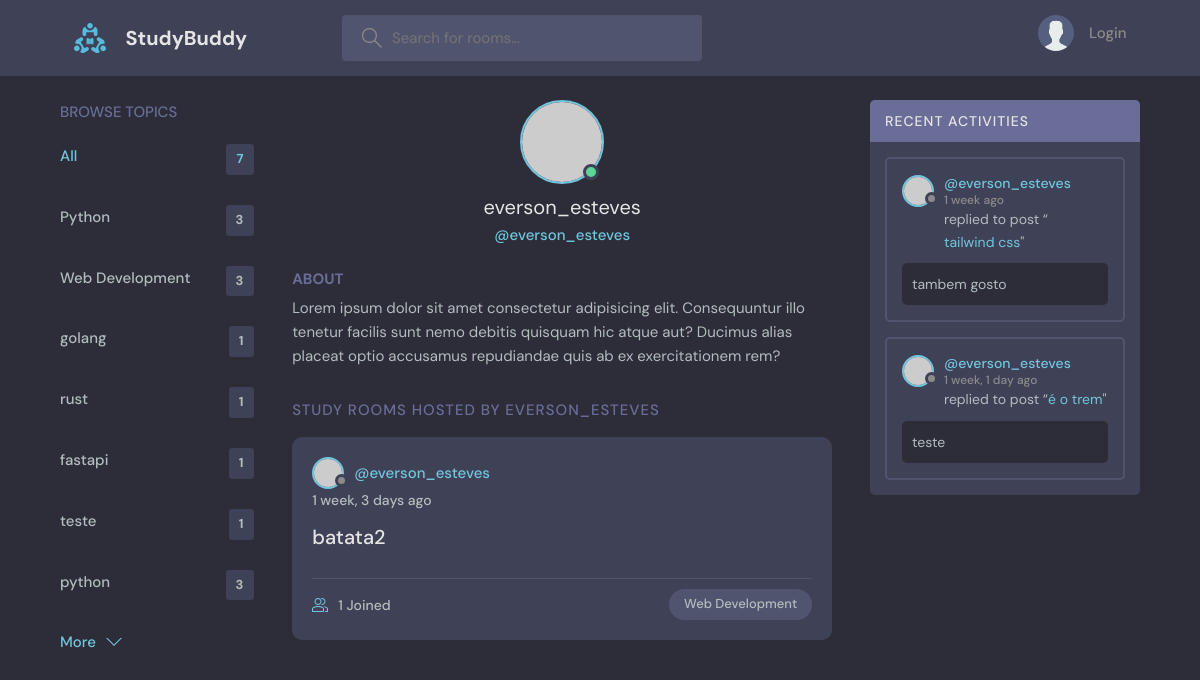
The app's page /profile/2/ with its own data.
### base/models.py (models this page shows, shortened)
class Topic(models.Model):
    name = models.CharField(max_length=200)

class Room(models.Model):
    host = models.ForeignKey(User, on_delete=models.SET_NULL, null=True)
    topic = models.ForeignKey(Topic, on_delete=models.SET_NULL, null=True)
    name = models.CharField(max_length=200)
    description = models.TextField(null=True, blank=True)
    participants = models.ManyToManyField(User, related_name='participants', blank=True)
    created_at = models.DateTimeField(auto_now_add=True)
    updated_at = models.DateTimeField(auto_now=True)
    class Meta:
        ordering = ['-updated_at', '-created_at']
    def __str__(self):
        return self.name

class Message(models.Model):
    user = models.ForeignKey(User, on_delete=models.CASCADE)
    room = models.ForeignKey(Room, on_delete=models.CASCADE)
    body = models.TextField()
    created_at = models.DateTimeField(auto_now_add=True)
    updated_at = models.DateTimeField(auto_now=True)
    class Meta:
        ordering = ['-updated_at', '-created_at']

### base/views.py (the view)
# urls.py: path('profile/<str:pk>/', views.user_profile, name='user-profile'),
def user_profile(request: HttpRequest, pk: str):
    user = User.objects.get(id=pk)
    rooms = user.room_set.all()
    topic_messages = user.message_set.all()
    topics = Topic.objects.all()
    context = {
        'user': user,
        'rooms': rooms,
        'topic_messages': topic_messages,
        'topics': topics,
    }
    return render(request, 'base/profile.html', context)

### base/templates/base/profile.html (shortened to what this page needs)
{% extends "main.html" %}
{% block content %}
<main class="profile-page layout layout--3">
    <div class="container">
        {% include "base/topics_component.html" %}
        <div class="roomList">
            <div class="profile">
                <div class="profile__avatar">
                    <div class="avatar avatar--large active">
                        <img src="https://randomuser.me/api/portraits/men/11.jpg" />
                    </div>
                </div>
                <div class="profile__info">
                    <h3>{{user.username}}</h3>
                    <p>@{{user.username}}</p>
                </div>
                <div class="profile__about">
                    <h3>About</h3>
                    <p>
                        Lorem ipsum dolor sit amet consectetur adipisicing elit. Consequuntur illo tenetur
                        facilis sunt nemo debitis quisquam hic atque aut? Ducimus alias placeat optio
                        accusamus repudiandae quis ab ex exercitationem rem?
                    </p>
                </div>
            </div>
            <div class="roomList__header">
                <div>
                    <h2>Study Rooms Hosted by {{user.username}}
                    </h2>
                </div>
            </div>
            {% include "base/feed_component.html" %}
        </div>
        {% include "base/activity_component.html" %}
    </div>
</main>
{% endblock content %}

### base/templates/base/topics_component.html
<div class="topics">
    <div class="topics__header">
        <h2>Browse Topics</h2>
    </div>
    <ul class="topics__list">
        <li>
            <a href="{% url 'home' %}" class="active">All <span> {{topics.count}} </span></a>
        </li>
        {% for topic in topics %}
            {% if topic.room_set.all.count > 0 %}
                <li>
                    <a href="{% url 'home' %}?q={{topic.name}}"> {{topic.name}} <span> {{topic.room_set.all.count}} </span></a>
                </li>
            {% endif %}
        {% endfor %}
    </ul>
    <a class="btn btn--link" href="{% url 'topics' %}">
        More
        <svg version="1.1" xmlns="http://www.w3.org/2000/svg" width="32" height="32" viewBox="0 0 32 32">
            <title>chevron-down</title>
            <path d="M16 21l-13-13h-3l16 16 16-16h-3l-13 13z"></path>
        </svg>
    </a>
</div>

### base/templates/base/feed_component.html (shortened to what this page needs)
{% for room in rooms %}
    <div class="roomListRoom">
        <div class="roomListRoom__header">
            <a href="{% url 'user-profile' room.host.id %}" class="roomListRoom__author">
                <div class="avatar avatar--small">
                <img src="https://randomuser.me/api/portraits/women/11.jpg" />
                </div>
                <span>@{{room.host.username}} </span>
            </a>
        </div>
        <div class="roomListRoom__actions">
            <span>{{room.created_at|timesince}} ago</span>
        </div>
        <div class="roomListRoom__content">
            <a href="{% url 'room' room.id %}">{{room.name}}</a>
        </div>
        <div class="roomListRoom__meta">
            <a href="{% url 'room' room.id %}" class="roomListRoom__joined">
                {{room.participants.all.count}} Joined
            </a>
            <p class="roomListRoom__topic">{{room.topic.name}}</p>
        </div>
    </div>
{% endfor %}

### base/templates/base/activity_component.html (shortened to what this page needs)
<div class="activities">
    <div class="activities__header">
        <h2>Recent Activities</h2>
    </div>
    {% for message in topic_messages %}
    <div class="activities__box">
        <div class="activities__boxHeader roomListRoom__header">
            <a href="{% url 'user-profile' message.user.id %}" class="roomListRoom__author">
                <div class="avatar avatar--small">
                    <img src="https://randomuser.me/api/portraits/women/11.jpg" />
                </div>
                <p>
                    @{{message.user}}
                    <span>{{message.created_at|timesince}} ago</span>
                </p>
            </a>
        </div>
        <div class="activities__boxContent">
            <p>replied to post “<a href="{% url 'room' message.room.id %}"> {{message.room}} </a>"</p>
            <div class="activities__boxRoomContent">
                {{message.body}}
            </div>
        </div>
    </div>
    {% endfor %}
</div>

### records on screen
Topic: name "Python", room_set.all.count "3"
Topic: name "Web Development", room_set.all.count "3"
Topic: name "golang", room_set.all.count "1"
Topic: name "rust", room_set.all.count "1"
Topic: name "fastapi", room_set.all.count "1"
Topic: name "teste", room_set.all.count "1"
Topic: name "python", room_set.all.count "3"
Room: host.username "everson_esteves", created_at "1 week, 3 days", name "batata2", participants.all.count "1", topic.name "Web Development"
Message: user "everson_esteves", created_at "1 week", room "tailwind css", body "tambem gosto"
Message: user "everson_esteves", created_at "1 week, 1 day", room "é o trem", body "teste"

### other values on screen
{{ topics.count }} "7"
{{ user.username }} "everson_esteves"
{{ user.username }} "EVERSON_ESTEVES"
